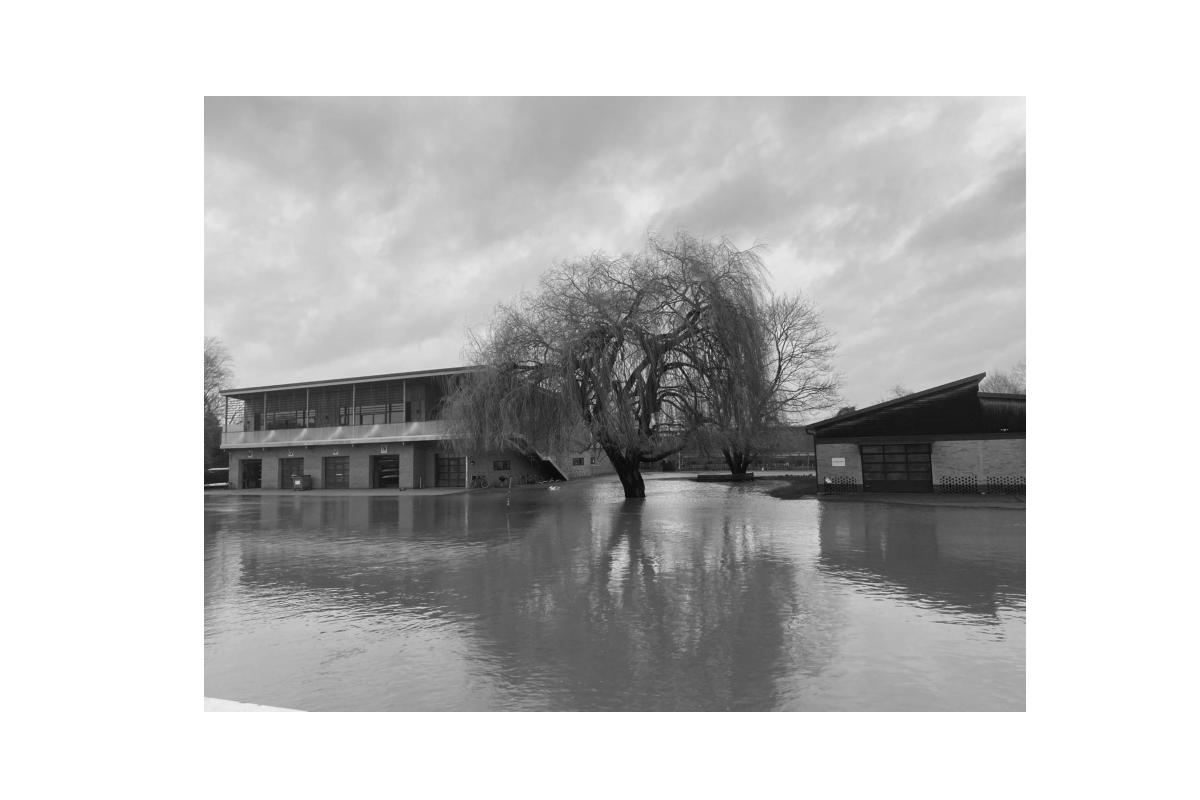
#> input picture data/river_side.jpeg, 1200 x 800 px, found by its file name
$ python wavelet_compression.py --img ./data/river_side.jpeg --output_dir ./figures
#> lines starting #> are read from the running program, lines starting #| are printed output that depends on the picture; after the words box and inside, x2 and y2 are one past the last pixel; in counts of white or black regions, pixels touching at a corner belong together; long printed decimals are rounded
"""
Script to solve the wavelet compression problem (Exercise 2.3) of coursework.

Usage:
python ./scripts/wavelet_compression.py --img ./data/river_side.jpeg --output_dir ./figures
"""

import numpy as np
import matplotlib.pyplot as plt
import skimage.io as io
from skimage.metrics import peak_signal_noise_ratio, structural_similarity
import os
from os.path import join
import pywt
import argparse
import pandas as pd

# Parse the arguments
parser = argparse.ArgumentParser()
parser.add_argument('--img', default='./data/river_side.jpeg', type=str, help='Path to river_side.jpeg')
parser.add_argument('--output_dir', default='./figures', type=str, help='Path to output directory')
args = parser.parse_args()
os.makedirs(args.output_dir, exist_ok=True)

# Load the image
A = io.imread(args.img)
#> A is the input picture: shape (800, 1200, 3); min 0, max 255, mean 195.9
image = np.mean(A, -1); # Convert RGB to grayscale

# Crop out the white image borders
mask = image < 225 # (Find the white regions)
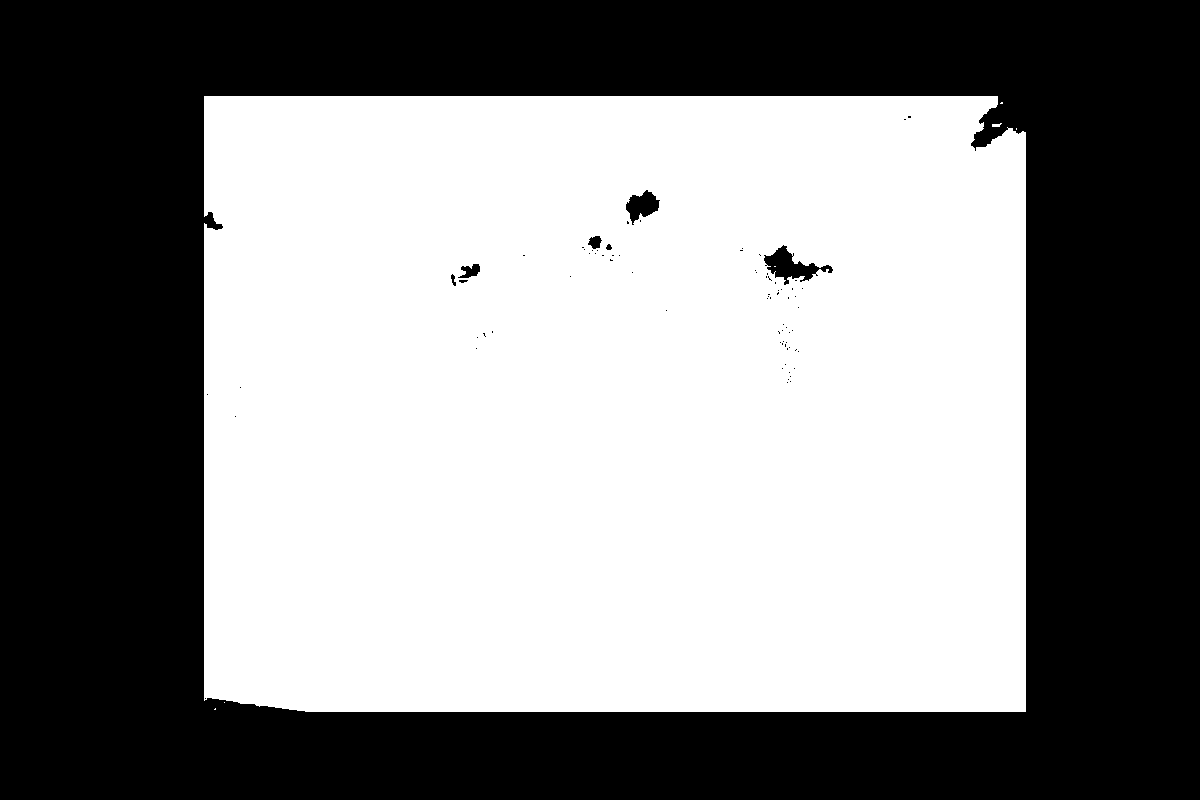
#> mask: shape (800, 1200) bool; 52.3% white; 79 black regions (71 under 20 px), largest, box (x1, y1, x2, y2) and area: (0, 0, 1200, 800) 456167, (764, 245, 833, 285) 1069, (626, 190, 660, 225) 653
coords = np.argwhere(mask)
#> coords = 501604 pairs, first value 96 to 711, second value 204 to 1025
y0, x0 = coords.min(axis=0)
#> y0 = 96; x0 = 204
y1, x1 = coords.max(axis=0) + 1
#> y1 = 712; x1 = 1026
image = image[y0:y1, x0:x1]
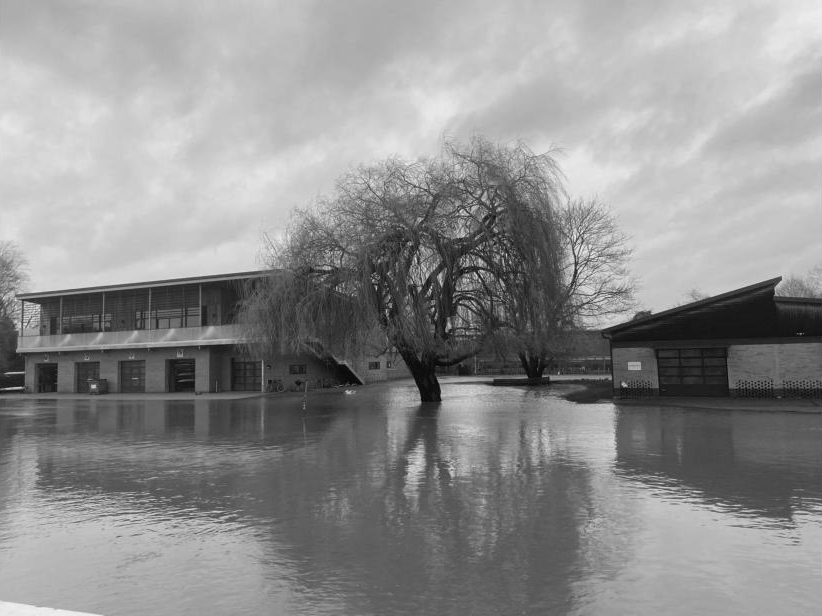
#> image: shape (616, 822) float64; min 0, max 246, mean 143

# Parameters for wavelet decomposition
n = 4 # Number of levels
mode='periodization'
w = 'db4'

##################
# Wavelet transform and non-compressed reconstruction
##################

coeffs = pywt.wavedec2(image,wavelet=w,mode=mode,level=n)
#> coeffs = 5 items

# normalize the coefficient arrays
coeffs[0] /= np.abs(coeffs[0]).max()
for detail in range(n):
    coeffs[detail + 1] = [d/np.abs(d).max() for d in coeffs[detail + 1]]

coeff_arr, coeff_slices = pywt.coeffs_to_array(coeffs)
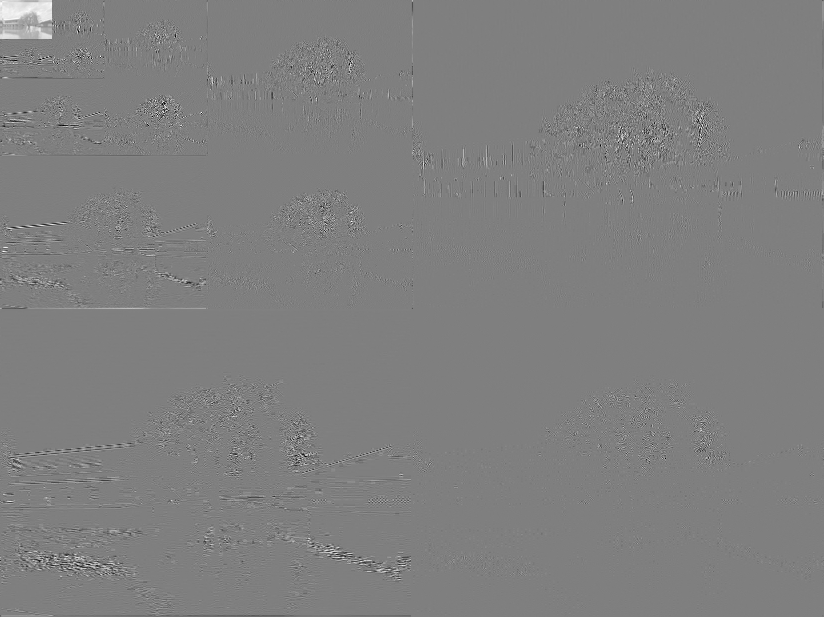
#> coeff_arr: shape (617, 824) float64; min -1, max 1, mean 0.00217; drawn with min black and max white
#> coeff_slices = 5 items

# Plot the coefficients and highlight the largest 15%
fig, ax = plt.subplots(1, 1, figsize=(10, 10))
ax.imshow(coeff_arr, cmap='gray',vmin=-0.4,vmax=0.75)
ax.axis('off')
fig.savefig(join(args.output_dir, 'e2p3_transform.png'), dpi=300, bbox_inches='tight')

coeffs = pywt.wavedec2(image,wavelet=w,mode=mode,level=n)

# Reconstruction
recon = pywt.waverec2(coeffs,wavelet=w,mode=mode)

abs_diff = np.abs(image-recon)

# Calculate MSE, PSNR, and SSIM
vmin = min(image.min(),recon.min())
#> vmin = -1.78e-15
vmax = max(image.max(),recon.max())
#> vmax = 246

mse = np.mean(abs_diff**2)
#> mse = 9.74e-27
psnr = peak_signal_noise_ratio(image, recon, data_range=vmax-vmin)
#> psnr = 307.9
ssim = structural_similarity(image, recon, data_range=vmax-vmin)
#> ssim = 1
print(f'Un-compressed reconstruction PSNR: {psnr:.5f}')
#| Un-compressed reconstruction PSNR: 307.933
print(f'Un-compressed reconstruction SSIM: {ssim:.5f}')
#| Un-compressed reconstruction SSIM: 1.000

# Show original, reconstruction, and difference
fig, axes = plt.subplots(1,3,figsize=(8,8))
axes[0].imshow(image,cmap='gray',vmin=vmin,vmax=vmax)
axes[0].text(0., 1.05, '(a) Original', fontsize=12, transform=axes[0].transAxes)

axes[1].imshow(recon,cmap='gray',vmin=vmin,vmax=vmax)
axes[1].text(0., 1.05, '(b) Reconstructed', fontsize=12, transform=axes[1].transAxes)

axes[2].imshow(abs_diff,cmap='gray')
axes[2].text(0., 1.05, '(c) Difference (abs)', fontsize=12, transform=axes[2].transAxes)

for ax in axes:
    ax.axis('off')

fig.savefig(join(args.output_dir, 'e2p3_uncompressed.png'), dpi=300, bbox_inches='tight')

coeff_sort = np.array(sorted(np.abs(coeff_arr).flatten(), reverse=True))

# plot the sorted coefficients and log of the sorted coefficients
fig, axes = plt.subplots(1,2,figsize=(12,6))

axes[0].plot(coeff_sort)
axes[0].text(0.1, 0.9, '(a)', fontsize=15, transform=axes[0].transAxes, fontweight="bold")
axes[0].set_ylabel(r'Coefficient magnitude $|\alpha_i|$', fontsize=15)
axes[0].set_xlabel(r'Index $i$', fontsize=15)
axes[0].grid()

log_coeff = np.log(coeff_sort[coeff_sort > 0.00001])
axes[1].plot(log_coeff)
axes[1].text(0.1, 0.9, '(b)', fontsize=15, transform=axes[1].transAxes, fontweight="bold")
axes[1].set_ylabel(r'$\log|\alpha_i|$', fontsize=15)
axes[1].set_xlabel(r'Index $i$', fontsize=15)
axes[1].grid()

fig.savefig(join(args.output_dir, 'e2p3_coefficients.png'), dpi=300, bbox_inches='tight')
#> figure, not shown here; panel 1: curve peaks at x = 0, y = 1; panel 2: curve peaks at x = 0, y = 0

##################
# Threshold to retain largest 15% of coefficients
##################

## Wavelet Compression
coeffs = pywt.wavedec2(image,wavelet=w,mode=mode,level=n)

def threshold_coefficients(coeffs, keep):
    """
    Threshold the wavelet coefficients by keeping the largest `keep` fraction of coefficients.
    """
#> called with keep = 0.15
    coeff_arr, coeff_slices = pywt.coeffs_to_array(coeffs) # Convert to array
#> coeff_slices = 5 items
    coeff_sort = np.sort(np.abs(coeff_arr.reshape(-1))) # Sort the coefficients
    thresh_idx = int(np.floor((1 - keep) * len(coeff_sort))) # Find the threshold index
#> thresh_idx = 432146
    thresh = coeff_sort[thresh_idx] # Find the threshold
#> thresh = 7.52
    idx = np.abs(coeff_arr) > thresh # Find the indices of the large coefficients
#> idx: shape (617, 824) bool; 15% white in thin lines or dots
    coeff_thresh = coeff_arr * idx # Threshold small indices
    coeff_thresh = pywt.array_to_coeffs(coeff_thresh,coeff_slices,output_format='wavedec2')
#> coeff_thresh = 5 items
    return coeff_thresh


coeff_thresh = threshold_coefficients(coeffs,0.15)
#> coeff_thresh = 5 items

# Reconstruction
recon = pywt.waverec2(coeff_thresh,wavelet=w,mode=mode)
abs_diff = np.abs(image-recon)

# Calculate MSE, PSNR, and SSIM
vmin = min(image.min(),recon.min())
#> vmin = -0.783
vmax = max(image.max(),recon.max())

mse = np.mean(abs_diff**2)
#> mse = 3.68
psnr = peak_signal_noise_ratio(image, recon, data_range=vmax-vmin)
#> psnr = 42.19
ssim = structural_similarity(image, recon, data_range=vmax-vmin)
#> ssim = 0.976
print(f'15% threshold PSNR: {psnr:.5f}')
#| 15% threshold PSNR: 42.192
print(f'15% threshold SSIM: {ssim:.5f}')
#| 15% threshold SSIM: 0.9758

# Show original, reconstruction, and difference
fig, axes = plt.subplots(1,3,figsize=(8,8))

axes[0].imshow(image,cmap='gray',vmin=vmin,vmax=vmax)
axes[0].text(0., 1.05, '(a) Original', fontsize=12, transform=axes[0].transAxes)

axes[1].imshow(recon,cmap='gray',vmin=vmin,vmax=vmax)
axes[1].text(0., 1.05, '(b) Reconstructed', fontsize=12, transform=axes[1].transAxes)

axes[2].imshow(abs_diff,cmap='gray')
axes[2].text(0., 1.05, '(c) Difference (abs)', fontsize=12, transform=axes[2].transAxes)

for ax in axes:
    ax.axis('off')

fig.savefig(join(args.output_dir, 'e2p3_threshold_15.png'), dpi=300, bbox_inches='tight')

# Plot the coefficients and highlight the largest 15%
fig, ax = plt.subplots(1, 1, figsize=(10, 10))

retained = pywt.coeffs_to_array(coeff_thresh)[0] > 0
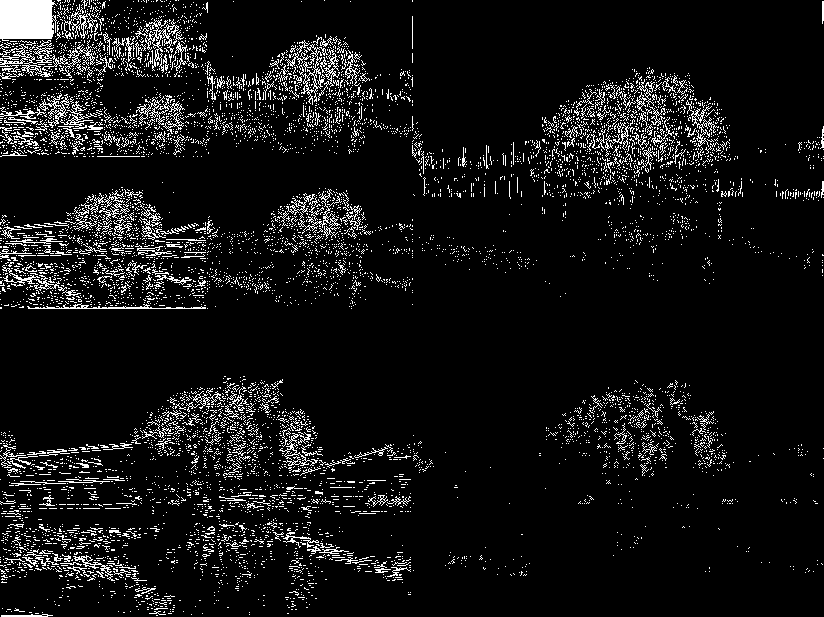
#> retained: shape (617, 824) bool; 7.6% white in thin lines or dots

ax.imshow(retained, cmap='gray')
ax.axis('off')

fig.savefig(join(args.output_dir, 'e2p3_threshold_transform.png'), dpi=300, bbox_inches='tight')

#####################
# Try different thresholds
#####################

coeffs = pywt.wavedec2(image,wavelet=w,mode=mode,level=n)

keep_proportions = [0.2, 0.1, 0.05, 0.025]

fig, axes = plt.subplots(1, len(keep_proportions), figsize=(15, 4))

for i, keep in enumerate(keep_proportions):

    # Threshold the coefficients
    orig_ = (pywt.coeffs_to_array(coeffs)[0] != 0).sum()
    coeff_thresh = threshold_coefficients(coeffs,keep)

    # Reconstruction
    recon = pywt.waverec2(coeff_thresh,wavelet=w,mode=mode)
    abs_diff = np.abs(image-recon)

    # Calculate MSE, PSNR, and SSIM
    vmin = min(image.min(),recon.min())
    vmax = max(image.max(),recon.max())
    psnr = peak_signal_noise_ratio(image, recon, data_range=vmax-vmin)
    ssim = structural_similarity(image, recon, data_range=vmax-vmin)

    # Show reconstruction and difference

    axes[i].imshow(recon,cmap='gray')
    axes[i].set_title(f'{keep*100}% Retention', fontsize=13)
    axes[i].set_xlabel(f'PSNR: {psnr:.3f}, SSIM: {ssim:.3f}', fontsize=11)
    axes[i].set_xticks([]); axes[i].set_yticks([])
#> this loop made 4 passes
#> (thresh_idx in threshold_coefficients, thresh in threshold_coefficients, vmin, vmax, psnr, ssim) on passes 1 to 4: (406726, 4.97, -1.31, 246, 45.42, 0.987), (457567, 12, 0, 246, 38.63, 0.955), (482987, 22.25, -1.28, 250.4, 34.6, 0.91), (495697, 37.07, -6.25, 250.4, 31.9, 0.859)
#> pass 1, in threshold_coefficients (call 2), `idx = np.abs(coeff_arr) > thresh`:
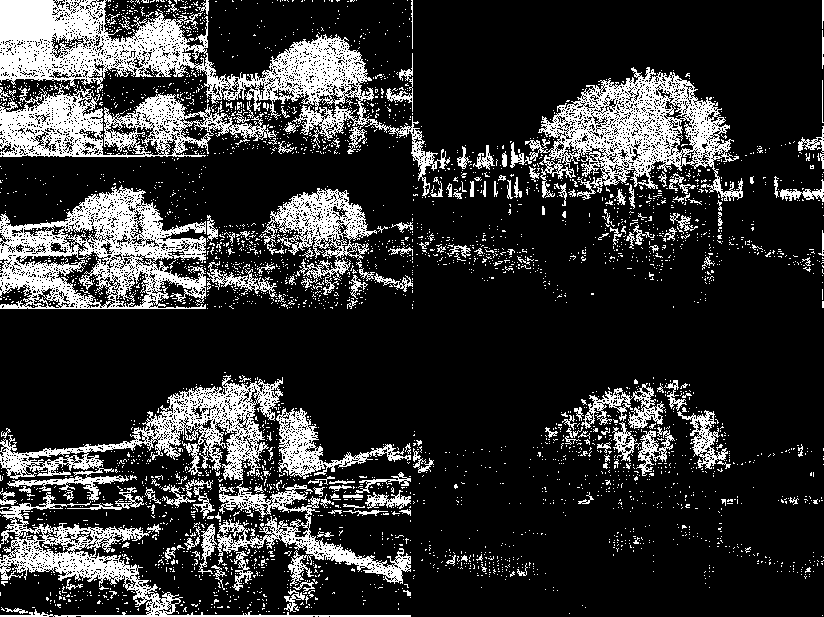
#> idx: shape (617, 824) bool; 20% white; 3669 white regions (3485 under 20 px), largest, box (x1, y1, x2, y2) and area: (0, 0, 450, 198) 18381, (0, 185, 206, 309) 12359, (525, 67, 743, 201) 11419
#> pass 1, `abs_diff = np.abs(image-recon)`:
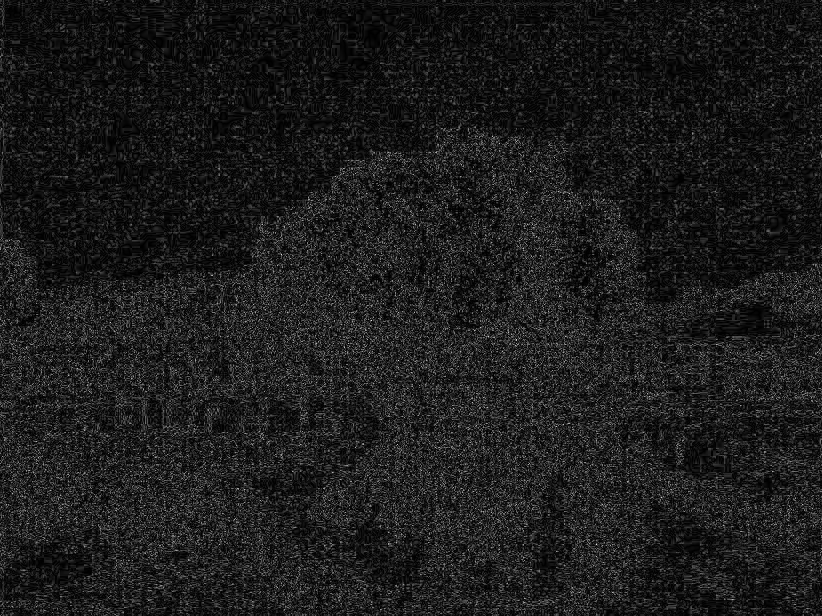
#> abs_diff: shape (616, 822) float64; min 4.71e-06, max 8.89, mean 0.993; drawn with min black and max white

fig.savefig(join(args.output_dir, 'e2p3_all_compression.png'), dpi=300, bbox_inches='tight')
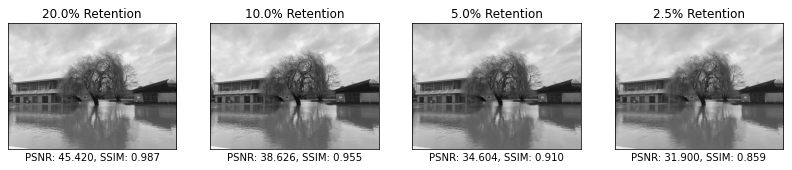
#> figure drawn by matplotlib, 4 panels
